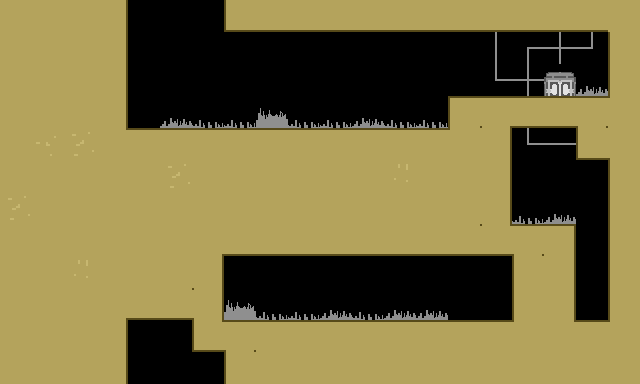

The image is a tile-based game level rendered from a .tmx file. Its description and source (layers, tilesets, objects; grid data summarised) follow:
An orthogonal 20x12 tile map with 32x32 px tiles, 1 tile layer (Tile Layer 1).

<map version="1.0" orientation="orthogonal" width="20" height="12" tilewidth="32" tileheight="32">
 <tileset firstgid="1" name="sprite" tilewidth="32" tileheight="32">
  <image source="../img/sprite.png" trans="ffffff" width="320" height="640" />
 </tileset>
 <layer name="Tile Layer 1" width="20" height="12">
  <data>[240 cells, 191 non-empty, 30 distinct tile ids]</data>
 </layer>
</map>